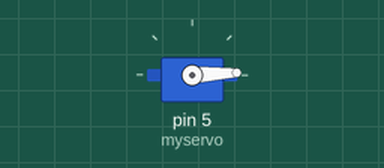
A sketch run on a simulated Arduino Uno, built with avr-gcc and run on an emulated ATmega328P. On the bench: servo.

Above: at 0.05 s.
At 0.9 s:
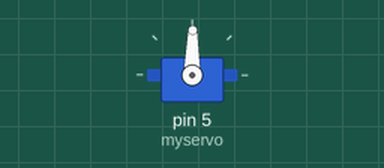
At 1.75 s:
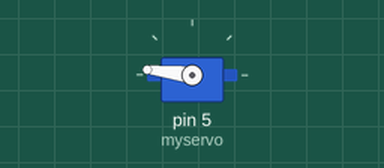
At 3.45 s:
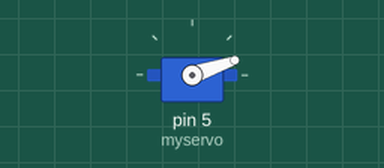
Timing chart, 0 to 8.3 s (numbered marks = the images above):
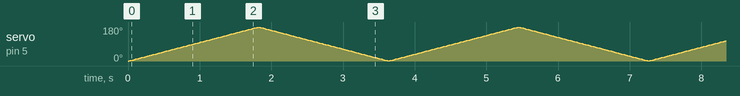

The sketch:

Servo_2_1.ino
```cpp
#include <Servo.h> 
Servo myservo;
int pos;
void setup() {
  myservo.attach(5);
}
void loop() {
  for (pos = 0; pos < 180; pos += 1)
  {
    myservo.write(pos);
    delay(10);

  }

  for (pos = 180; pos >= 1; pos -= 1)
  {
    myservo.write(pos);
    delay(10);
  }
}
```
